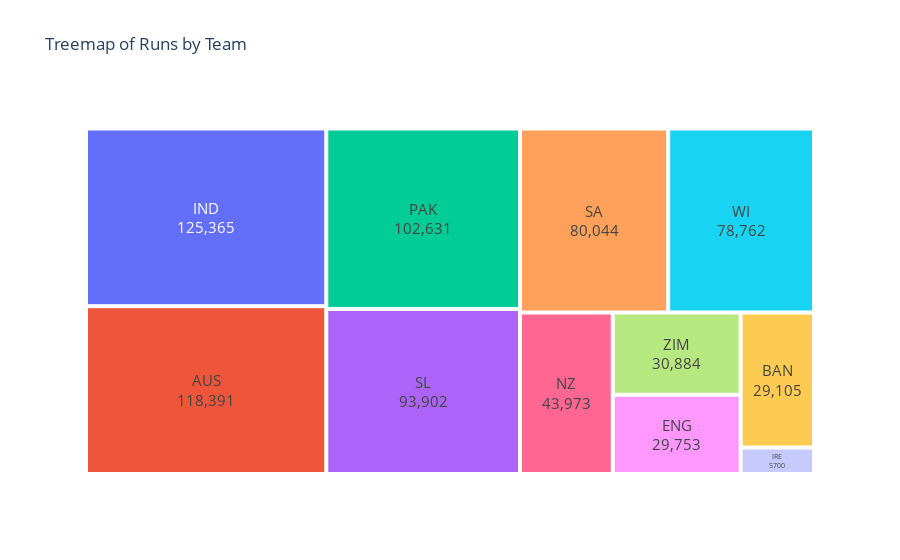

The notebook cell saved with this chart:
### Code cell
# Aggregating runs by team
team_runs = df.groupby('Main_Team')['Runs'].sum().reset_index()

# Treemap with annotations
fig = px.treemap(team_runs, path=['Main_Team'], values='Runs', title='Treemap of Runs by Team')

# Adding annotations
fig.update_traces(
    textinfo="label+value",  # Display both label and value
    textfont_size=15,        # Font size of the text
    textposition="middle center"    # Position of text inside the treemap
)

fig.show()

### Figure 1 — Plotly figure (JSON) as saved in the notebook; plotly's stock layout.template omitted (floating-point values rounded to 4 significant figures)
{"data": [{"branchvalues": "total", "domain": {"x": [0, 1], "y": [0, 1]}, "hovertemplate": "labels=%{label}<br>Runs=%{value}<br>parent=%{parent}<br>id=%{id}<extra></extra>", "ids": ["AUS", "BAN", "ENG", "IND", "IRE", "NZ", "PAK", "SA", "SL", "WI", "ZIM"], "labels": ["AUS", "BAN", "ENG", "IND", "IRE", "NZ", "PAK", "SA", "SL", "WI", "ZIM"], "name": "", "parents": ["", "", "", "", "", "", "", "", "", "", ""], "textfont": {"size": 15}, "textinfo": "label+value", "textposition": "middle center", "type": "treemap", "values": [118391, 29105, 29753, 125365, 5700, 43973, 102631, 80044, 93902, 78762, 30884]}], "layout": {"legend": {"tracegroupgap": 0}, "title": {"text": "Treemap of Runs by Team"}}}
